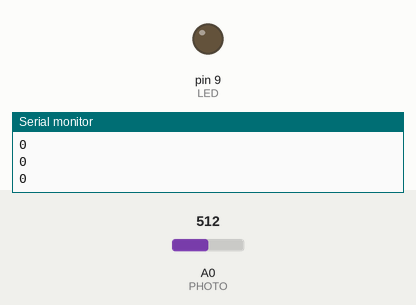
Recording of a sketch running on a simulated Arduino Uno, built with avr-gcc and run on an emulated ATmega328P. Parts: output pins drawn as LEDs (lit = HIGH), the last lines printed to the serial monitor. Inputs (shaded band) come from the test bench; at power-on: A0 (PHOTO) = 512.

Above: at 1.2 s.
1.3 s: A0 (PHOTO) set to 122
At 2.7 s:
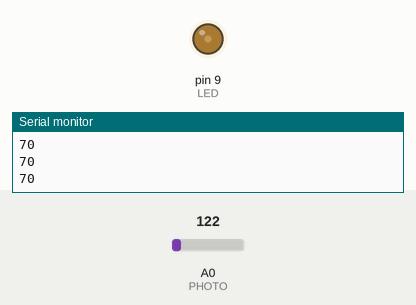
3.5 s: A0 (PHOTO) set to 306
At 3.66 s:
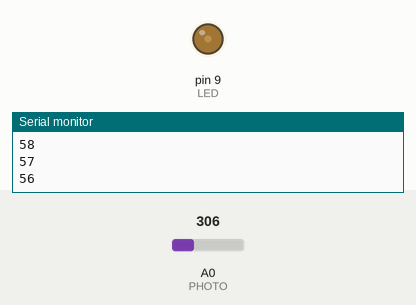
Timing chart, 0 to 6.5 s (numbered marks = the images above; inputs shaded):
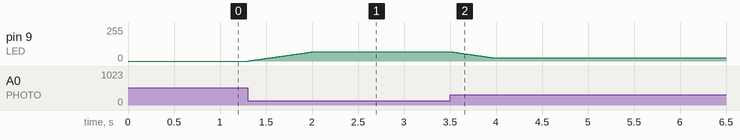

Measured:
- after the input at 1.3 s, pin 9 (LED): moves from 0/255 to 70/255 over 0.71 s, starting at once
- after the input at 3.5 s, pin 9 (LED): moves from 70/255 to 24/255 over 0.46 s, starting at once

The sketch:

LightSensor.ino
```cpp
const int PHOTO = 0;
const int LED = 9;

int val = 0;
int brightness = 0;
int currentBrightness = 0;
int i = 0;

void setup() {
  Serial.begin(9600);
  pinMode(LED, OUTPUT);
}

void loop() {
  val = analogRead(PHOTO);
  brightness = 100 - (val/4);
  //Serial.println(brightness);
  Serial.println(currentBrightness);
  if(brightness < 0) {
    brightness = 0;
  }
  if(currentBrightness > brightness) {
    currentBrightness--;
  } else if(currentBrightness < brightness) {
    currentBrightness++;
  }
  analogWrite(LED, currentBrightness);

  delay(10);
}
```
